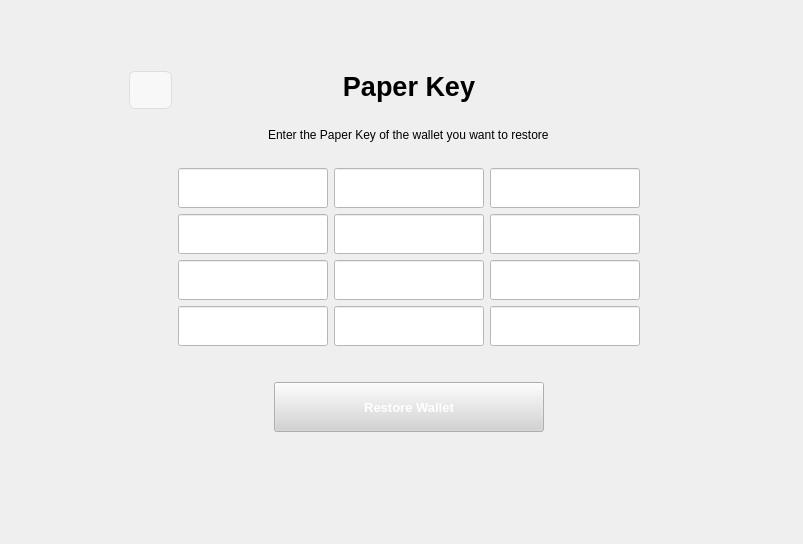
<?xml version="1.0" encoding="UTF-8"?>
<ui version="4.0">
 <class>RestoreWalletPage</class>
 <widget class="QWidget" name="RestoreWalletPage">
  <property name="geometry">
   <rect>
    <x>0</x>
    <y>0</y>
    <width>803</width>
    <height>544</height>
   </rect>
  </property>
  <property name="windowTitle">
   <string>Form</string>
  </property>
  <property name="styleSheet">
   <string notr="true">QLabel {
	color:#000;
}

QLineEdit {
	background:#fff;
	color:#000;
}</string>
  </property>
  <layout class="QGridLayout" name="gridLayout">
   <item row="0" column="1">
    <layout class="QHBoxLayout" name="horizontalLayout">
     <item>
      <layout class="QVBoxLayout" name="verticalLayout_2">
       <property name="topMargin">
        <number>60</number>
       </property>
       <item>
        <widget class="QPushButton" name="pushButtonBack">
         <property name="minimumSize">
          <size>
           <width>43</width>
           <height>38</height>
          </size>
         </property>
         <property name="maximumSize">
          <size>
           <width>43</width>
           <height>38</height>
          </size>
         </property>
         <property name="font">
          <font>
           <pointsize>20</pointsize>
           <weight>75</weight>
           <bold>true</bold>
          </font>
         </property>
         <property name="styleSheet">
          <string notr="true">background:#f8f8f8;
color:#000;
border-radius:6.4px;
border:1px solid #dedede;</string>
         </property>
         <property name="text">
          <string notr="true"/>
         </property>
         <property name="icon">
          <iconset resource="../paicoin.qrc">
           <normaloff>:/icons/back</normaloff>:/icons/back</iconset>
         </property>
         <property name="iconSize">
          <size>
           <width>26</width>
           <height>26</height>
          </size>
         </property>
        </widget>
       </item>
       <item>
        <spacer name="verticalSpacer">
         <property name="orientation">
          <enum>Qt::Vertical</enum>
         </property>
         <property name="sizeHint" stdset="0">
          <size>
           <width>20</width>
           <height>40</height>
          </size>
         </property>
        </spacer>
       </item>
      </layout>
     </item>
     <item>
      <layout class="QVBoxLayout" name="verticalLayout">
       <property name="topMargin">
        <number>60</number>
       </property>
       <item alignment="Qt::AlignHCenter">
        <widget class="QLabel" name="labelTitle">
         <property name="minimumSize">
          <size>
           <width>424</width>
           <height>0</height>
          </size>
         </property>
         <property name="font">
          <font>
           <pointsize>20</pointsize>
           <weight>75</weight>
           <bold>true</bold>
          </font>
         </property>
         <property name="styleSheet">
          <string notr="true">margin-bottom:20;</string>
         </property>
         <property name="text">
          <string>Paper Key</string>
         </property>
         <property name="alignment">
          <set>Qt::AlignCenter</set>
         </property>
        </widget>
       </item>
       <item alignment="Qt::AlignHCenter">
        <widget class="QLabel" name="labelInfo">
         <property name="styleSheet">
          <string notr="true">margin-bottom:20;</string>
         </property>
         <property name="text">
          <string>Enter the Paper Key of the wallet you want to restore</string>
         </property>
        </widget>
       </item>
       <item>
        <layout class="QHBoxLayout" name="horizontalLayout_5">
         <item>
          <widget class="QLineEdit" name="lineEdit01">
           <property name="minimumSize">
            <size>
             <width>150</width>
             <height>40</height>
            </size>
           </property>
           <property name="maximumSize">
            <size>
             <width>150</width>
             <height>40</height>
            </size>
           </property>
          </widget>
         </item>
         <item>
          <widget class="QLineEdit" name="lineEdit02">
           <property name="minimumSize">
            <size>
             <width>150</width>
             <height>40</height>
            </size>
           </property>
           <property name="maximumSize">
            <size>
             <width>150</width>
             <height>40</height>
            </size>
           </property>
          </widget>
         </item>
         <item>
          <widget class="QLineEdit" name="lineEdit03">
           <property name="minimumSize">
            <size>
             <width>150</width>
             <height>40</height>
            </size>
           </property>
           <property name="maximumSize">
            <size>
             <width>150</width>
             <height>40</height>
            </size>
           </property>
          </widget>
         </item>
        </layout>
       </item>
       <item>
        <layout class="QHBoxLayout" name="horizontalLayout_2">
         <item>
          <widget class="QLineEdit" name="lineEdit04">
           <property name="minimumSize">
            <size>
             <width>150</width>
             <height>40</height>
            </size>
           </property>
           <property name="maximumSize">
            <size>
             <width>150</width>
             <height>40</height>
            </size>
           </property>
          </widget>
         </item>
         <item>
          <widget class="QLineEdit" name="lineEdit05">
           <property name="minimumSize">
            <size>
             <width>150</width>
             <height>40</height>
            </size>
           </property>
           <property name="maximumSize">
            <size>
             <width>150</width>
             <height>40</height>
            </size>
           </property>
          </widget>
         </item>
         <item>
          <widget class="QLineEdit" name="lineEdit06">
           <property name="minimumSize">
            <size>
             <width>150</width>
             <height>40</height>
            </size>
           </property>
           <property name="maximumSize">
            <size>
             <width>150</width>
             <height>40</height>
            </size>
           </property>
          </widget>
         </item>
        </layout>
       </item>
       <item>
        <layout class="QHBoxLayout" name="horizontalLayout_3">
         <item>
          <widget class="QLineEdit" name="lineEdit07">
           <property name="minimumSize">
            <size>
             <width>150</width>
             <height>40</height>
            </size>
           </property>
           <property name="maximumSize">
            <size>
             <width>150</width>
             <height>40</height>
            </size>
           </property>
          </widget>
         </item>
         <item>
          <widget class="QLineEdit" name="lineEdit08">
           <property name="minimumSize">
            <size>
             <width>150</width>
             <height>40</height>
            </size>
           </property>
           <property name="maximumSize">
            <size>
             <width>150</width>
             <height>40</height>
            </size>
           </property>
          </widget>
         </item>
         <item>
          <widget class="QLineEdit" name="lineEdit09">
           <property name="minimumSize">
            <size>
             <width>150</width>
             <height>40</height>
            </size>
           </property>
           <property name="maximumSize">
            <size>
             <width>150</width>
             <height>40</height>
            </size>
           </property>
          </widget>
         </item>
        </layout>
       </item>
       <item>
        <layout class="QHBoxLayout" name="horizontalLayout_4">
         <property name="bottomMargin">
          <number>30</number>
         </property>
         <item>
          <widget class="QLineEdit" name="lineEdit10">
           <property name="minimumSize">
            <size>
             <width>150</width>
             <height>40</height>
            </size>
           </property>
           <property name="maximumSize">
            <size>
             <width>150</width>
             <height>40</height>
            </size>
           </property>
          </widget>
         </item>
         <item>
          <widget class="QLineEdit" name="lineEdit11">
           <property name="minimumSize">
            <size>
             <width>150</width>
             <height>40</height>
            </size>
           </property>
           <property name="maximumSize">
            <size>
             <width>150</width>
             <height>40</height>
            </size>
           </property>
          </widget>
         </item>
         <item>
          <widget class="QLineEdit" name="lineEdit12">
           <property name="minimumSize">
            <size>
             <width>150</width>
             <height>40</height>
            </size>
           </property>
           <property name="maximumSize">
            <size>
             <width>150</width>
             <height>40</height>
            </size>
           </property>
          </widget>
         </item>
        </layout>
       </item>
       <item alignment="Qt::AlignHCenter">
        <widget class="QPushButton" name="pushButtonRestoreWallet">
         <property name="enabled">
          <bool>false</bool>
         </property>
         <property name="minimumSize">
          <size>
           <width>270</width>
           <height>50</height>
          </size>
         </property>
         <property name="maximumSize">
          <size>
           <width>270</width>
           <height>50</height>
          </size>
         </property>
         <property name="font">
          <font>
           <pointsize>10</pointsize>
           <weight>75</weight>
           <bold>true</bold>
          </font>
         </property>
         <property name="styleSheet">
          <string notr="true">QPushButton{background-color:#1972ea;color:#fff;}
QPushButton:disabled {background-color:lightgray;}</string>
         </property>
         <property name="text">
          <string>Restore Wallet</string>
         </property>
        </widget>
       </item>
       <item>
        <spacer name="verticalSpacer_2">
         <property name="minimumSize">
          <size>
           <width>200</width>
           <height>0</height>
          </size>
         </property>
         <property name="maximumSize">
          <size>
           <width>200</width>
           <height>16777215</height>
          </size>
         </property>
         <property name="orientation">
          <enum>Qt::Vertical</enum>
         </property>
         <property name="sizeHint" stdset="0">
          <size>
           <width>20</width>
           <height>40</height>
          </size>
         </property>
        </spacer>
       </item>
      </layout>
     </item>
     <item>
      <layout class="QVBoxLayout" name="verticalLayout_4">
       <item>
        <spacer name="horizontalSpacer">
         <property name="orientation">
          <enum>Qt::Horizontal</enum>
         </property>
         <property name="sizeType">
          <enum>QSizePolicy::Fixed</enum>
         </property>
         <property name="sizeHint" stdset="0">
          <size>
           <width>35</width>
           <height>20</height>
          </size>
         </property>
        </spacer>
       </item>
      </layout>
     </item>
    </layout>
   </item>
   <item row="0" column="0">
    <spacer name="horizontalSpacer_2">
     <property name="orientation">
      <enum>Qt::Horizontal</enum>
     </property>
     <property name="sizeHint" stdset="0">
      <size>
       <width>40</width>
       <height>20</height>
      </size>
     </property>
    </spacer>
   </item>
   <item row="0" column="2">
    <spacer name="horizontalSpacer_3">
     <property name="orientation">
      <enum>Qt::Horizontal</enum>
     </property>
     <property name="sizeHint" stdset="0">
      <size>
       <width>40</width>
       <height>20</height>
      </size>
     </property>
    </spacer>
   </item>
  </layout>
 </widget>
 <resources>
  <include location="../paicoin.qrc"/>
 </resources>
 <connections/>
</ui>
